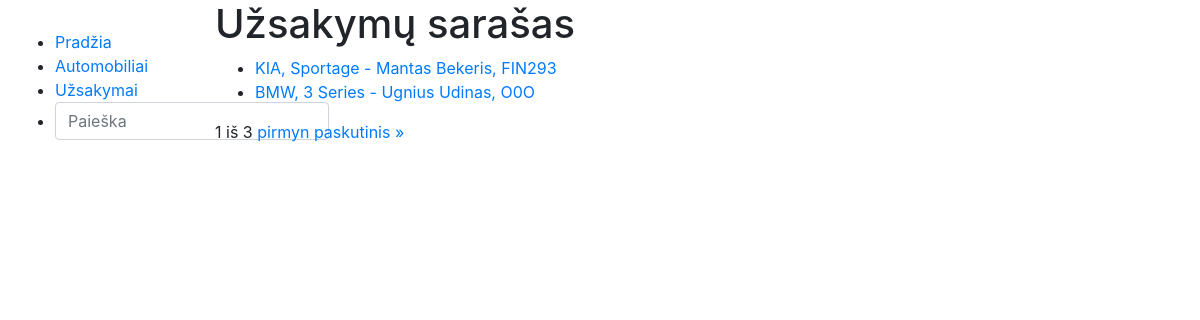
/autoservice/uzsakymai/, run on the app's committed database.
### autoservice/models.py (models this page shows, shortened)
class Uzsakymas(models.Model):
    data = models.DateField('Uzsakymo_data')
    automobilis_id = models.ForeignKey('Automobilis', on_delete=models.CASCADE)
    class Meta:
        verbose_name = 'Užsakymas'
        verbose_name_plural = 'Užsakymai'
    SERVIZO_STATUSAS = (
        ('r', 'Rezervuota'),
        ('a', 'Atšaukta'),
        ('t', 'Atlikta'),
        ('v', 'Vykdoma'),
    )
    status = models.CharField(max_length=1, choices=SERVIZO_STATUSAS, help_text='Statusas')

class Automobilis(models.Model):
    valstybinis_nr = models.CharField('Valstybinis_NR', max_length=6, validators=[validate_at_least_one_digit],
                                      help_text='Įvestas automobilio numeris turi turėti bent vieną skaičių.')
    automobilio_modelis_id = models.ForeignKey('Automobilio_modelis', on_delete=models.CASCADE)
    vin_kodas = models.CharField('VIN_kodas', max_length=17, help_text='Įveskite automobilio VIN kodą')
    klientas = models.CharField('Klientas', max_length=200, help_text='Įveskite aptarnaujamo žmogaus vardą pavardę')
    nuotrauka = models.ImageField('Mašina', upload_to='images', null=True, blank=True)
    def display_automobilis(self):
        return f'{self.automobilio_modelis_id.marke}, {self.automobilio_modelis_id.modelis}'
    display_automobilis.short_description = 'Automobilis'
    class Meta:
        verbose_name = 'Automobilis'
        verbose_name_plural = 'Automobiliai'

class Automobilio_modelis(models.Model):
    marke = models.CharField('Markė', max_length=30)
    modelis = models.CharField('Modelis', max_length=50)
    class Meta:
        verbose_name = 'Automobilio_modelis'
        verbose_name_plural = 'Automobilio_modeliai'
    def __str__(self):
        return f'{self.marke}, {self.modelis}'

### autoservice/views.py (the view)
# urls.py: path('uzsakymai/', views.UzsakymaiListView.as_view(), name='uzsakymai'),
class UzsakymaiListView(generic.ListView):
    model = Uzsakymas
    paginate_by = 2
    template_name = 'uzsakymu_sarasas.html'

### templates/uzsakymu_sarasas.html (shortened to what this page needs)
{% extends "base.html" %}
{% block content %}
    <h1>Užsakymų sarašas</h1>
    {% if uzsakymas_list %}
    <ul>
        {% for a in uzsakymas_list %}
        <li><a href="{{a.id}}">{{a.automobilis_id.automobilio_modelis_id}} - {{a.automobilis_id.klientas}}, {{a.automobilis_id.valstybinis_nr}}
        </a></li>
        {% endfor %}
    </ul>
    {% else %}
    <p>Nėra užsakymų</p>
    {% endif %}
  <div class="pagination">
    <span class="step-links">
        <span class="current">
            {{ page_obj.number }} iš {{ page_obj.paginator.num_pages }}
        </span>
        {% if page_obj.has_next %}
            <a href="?page={{ page_obj.next_page_number }}">pirmyn</a>
            <a href="?page={{ page_obj.paginator.num_pages }}">paskutinis &raquo;</a>
        {% endif %}
    </span>
</div>
{% endblock %}

### data on the page
Uzsakymas: automobilis_id.automobilio_modelis_id "KIA, Sportage", automobilis_id.klientas "Mantas Bekeris", automobilis_id.valstybinis_nr "FIN293"
Uzsakymas: automobilis_id.automobilio_modelis_id "BMW, 3 Series", automobilis_id.klientas "Ugnius Udinas", automobilis_id.valstybinis_nr "O0O"

### other printed values
{{ page_obj.number }} "1"
{{ page_obj.paginator.num_pages }} "3"
